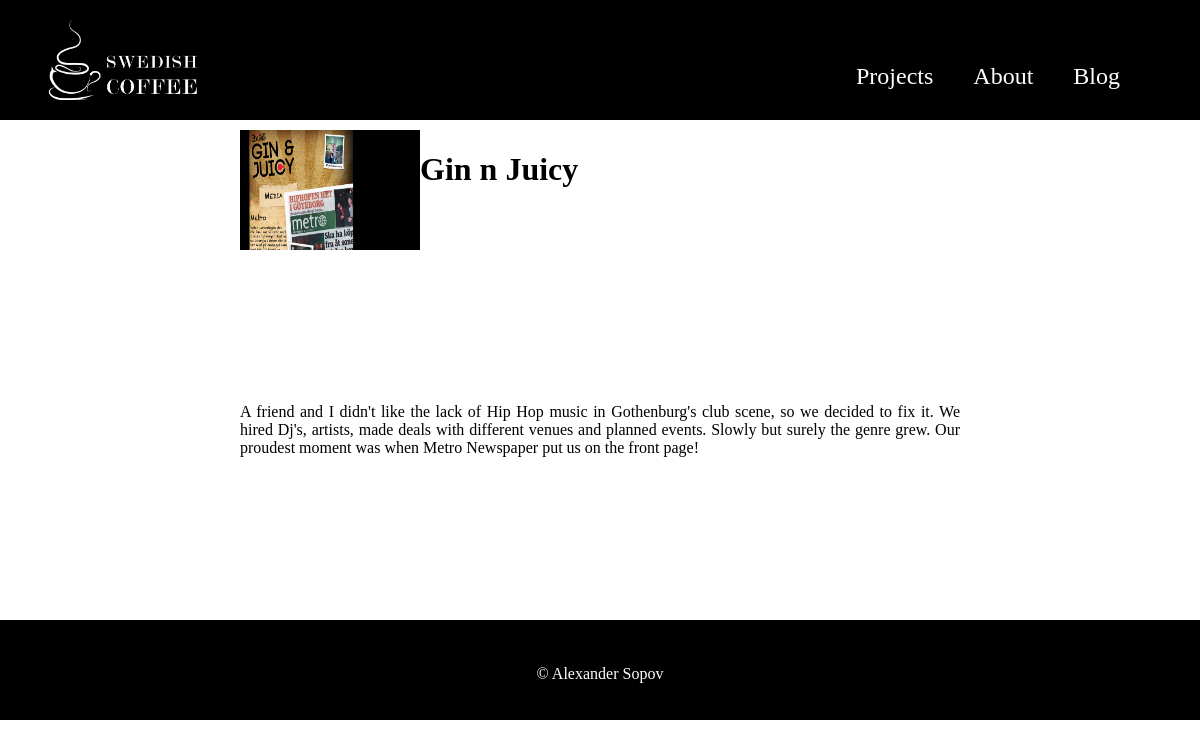
Screenshot of /projects/7/ with the database file from the repository.
### website/models.py (models this page shows, shortened)
class MenuItem(models.Model):
	page = models.ForeignKey(Page)

class Page(models.Model):
	title = models.CharField(max_length=100)
	url = models.CharField(max_length=100)

class Entry(models.Model):
	page = models.ForeignKey(Page)
	headline = models.CharField(max_length=100)
	body_text = models.TextField() #tinymce_models.HTMLField()
	pub_date = models.DateField()
	mod_date = models.DateField()
	authors = models.ManyToManyField(Author)
	nr_of_comments = models.IntegerField()
	imgUrl = models.TextField()

### website/views.py (the view)
# urls.py: url(r'^projects/(?P<pk>[0-9]+)/', views.projectPage, name="projectPage"),
def projectPage(request, pk):
	page = get_object_or_404(Page, pk=pk)
	entries = get_list_or_404(Entry, page=pk)
	return render(request, "website/projectPage.html", {**{
		"entries":entries,
		"page":page
		},**baseContext})

### website/templates/website/projectPage.html
{% extends "website/base.html" %}
{% load staticfiles %}
{% block container %}
    {% for entry in entries %}
	    	<div class="entry">
	    		<img src="{% static entry.imgUrl %}">
				<div class ="entryHeadline">
					<h1>
						{{ entry.headline }}
					</h1>
				</div>
				<div class="entryText">
						{{ entry.body_text|safe}}
				</div>
	    	</div>
    {% endfor %}
{% endblock %}

### website/templates/website/header.html (shortened to what this page needs)
{% block header %}
{% load staticfiles %}
	<div class="header">
		<a href="{% url 'website:index' %}">
		    <div class="logo">
		        <img src="{% static logoPath %}">
		    </div>
	   </a>
	    <nav id="menu">
		    <ul>
			    {% for item in menu %}
			        <li>
			        	<a href="{% url item.page.url %}"> {{ item.page.title }} </a>
		        	</li>
			    {% endfor %}
			</ul>
	    </nav>
	</div>
{% endblock %}

### website/static/website/style.css (style rules this page uses)
body { min-height: 100%; margin:0px; padding: 0px; background: white; }
.header { position: relative; top:0px; left: 0px; width:100%; background-color: black; height: 120px; }
.logo { overflow: visible; height:100%; }
.logo img { height:80px; width:auto; margin-top:20px; margin-left:20px; }
nav { width: 300px; height: 100%; background-color:black; position: fixed; z-index: 100; -webkit-transform: translate(-300px, 0); transform: translate(-300px, 0); transition: transform 0.3s ease; }
nav li { text-decoration: none; display:block; text-align:center; margin:20px; margin-right:30px; margin-left:10px; padding:0px; list-style-type:none; }
nav a { color:white; text-decoration: none; font-size: 1.5em; }
.entry { background-color: white; width:100%; height:auto; display:flex; flex-wrap:wrap; padding:10px; }
.entry img { width:100%; order:2; }
.entryHeadline { width:100%; order:1; }
.entryText { text-align: justify; width: 100%; order:3; }
@media screen and (min-width: 426px) { .logo img { margin-left:40px; } }
@media screen and (min-width: 426px) { .entry img { width:25%; height:25%; order:0; } }
@media screen and (min-width: 426px) { .entryHeadline { width:75%; } }
@media screen and (min-width: 769px) { .entry { width:60%; margin-left:auto; margin-right:auto; } }
@media screen and (min-width: 769px) { nav { text-align: right; width: auto; height: auto; position: absolute; right:-250px; bottom:10px; } }
@media screen and (min-width: 769px) { nav li { display: inline; float:left; } }

### rows the page displays
MenuItem: page "Projects"
MenuItem: page "About"
MenuItem: page "Blog"
Entry: imgUrl (picture), headline "Gin n Juicy", body_text "A friend and I didn't like the lack of Hip Hop music in Gothenburg's club scene, so we decided to fix it. We hired Dj's, artists, made deals with different venues and planned events. Slowly but surely the genre grew. Our proudest moment was when Metro Newspaper put us on the front page!"
